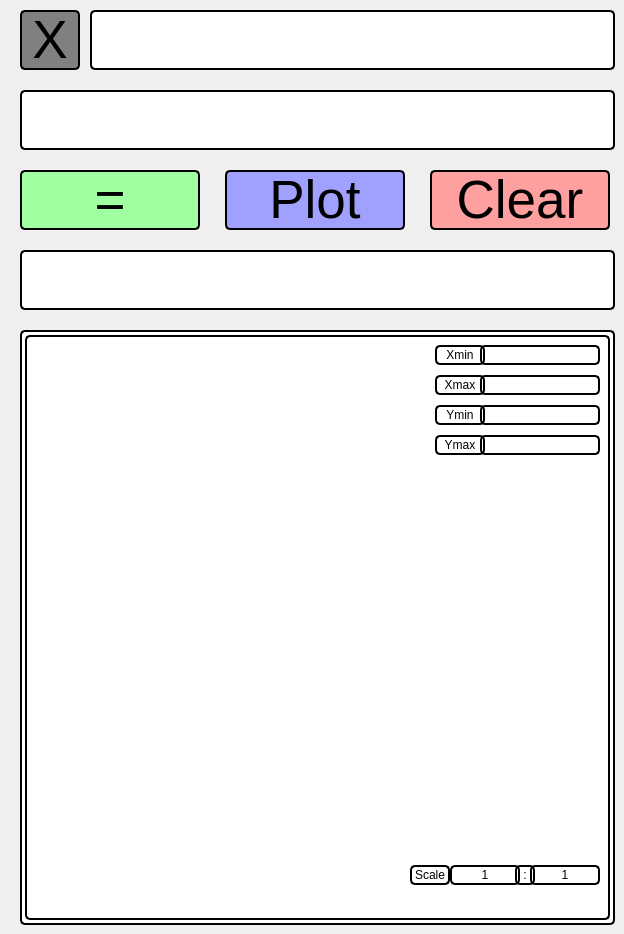
    <widget class="QWidget" name="MainCalculator">
     <property name="styleSheet">
      <string notr="true"># background: #606060;</string>
     </property>
     <attribute name="title">
      <string>Main Calculator</string>
     </attribute>
     <widget class="QLineEdit" name="lineEditMain">
      <property name="geometry">
       <rect>
        <x>20</x>
        <y>90</y>
        <width>595</width>
        <height>60</height>
       </rect>
      </property>
      <property name="sizePolicy">
       <sizepolicy hsizetype="Preferred" vsizetype="Preferred">
        <horstretch>0</horstretch>
        <verstretch>0</verstretch>
       </sizepolicy>
      </property>
      <property name="maximumSize">
       <size>
        <width>595</width>
        <height>60</height>
       </size>
      </property>
      <property name="font">
       <font>
        <family>Arial</family>
        <pointsize>30</pointsize>
        <bold>false</bold>
       </font>
      </property>
      <property name="styleSheet">
       <string notr="true">border: 2px solid black;
background-color: white;
selection-background-color: green;
selection-color: white;
border-radius: 5px;
</string>
      </property>
      <property name="text">
       <string/>
      </property>
      <property name="maxLength">
       <number>255</number>
      </property>
      <property name="alignment">
       <set>Qt::AlignRight|Qt::AlignTrailing|Qt::AlignVCenter</set>
      </property>
      <property name="placeholderText">
       <string comment="0.0" extracomment="0.0"/>
      </property>
     </widget>
     <widget class="QPushButton" name="pushButtonCalc">
      <property name="geometry">
       <rect>
        <x>20</x>
        <y>170</y>
        <width>180</width>
        <height>60</height>
       </rect>
      </property>
      <property name="font">
       <font>
        <family>Arial</family>
        <pointsize>40</pointsize>
        <bold>false</bold>
       </font>
      </property>
      <property name="styleSheet">
       <string notr="true">QPushButton {
	border-radius: 5px;
	border: 2px solid black;
	background-color: #A0FFA0;
}

QPushButton:pressed {
	border: 3px solid black;
	background-color: #00FF00;
	border-radius: 0px;
}</string>
      </property>
      <property name="text">
       <string>=</string>
      </property>
     </widget>
     <widget class="QPushButton" name="pushButtonPlot">
      <property name="geometry">
       <rect>
        <x>225</x>
        <y>170</y>
        <width>180</width>
        <height>60</height>
       </rect>
      </property>
      <property name="font">
       <font>
        <family>Arial</family>
        <pointsize>40</pointsize>
        <bold>false</bold>
       </font>
      </property>
      <property name="styleSheet">
       <string notr="true">QPushButton {
	border-radius: 5px;
	border: 2px solid black;
	background-color: #A0A0FF;
}

QPushButton:pressed {
	border: 3px solid black;
	background-color: #0000FF;
	border-radius: 0px;
}</string>
      </property>
      <property name="text">
       <string>Plot</string>
      </property>
     </widget>
     <widget class="QLineEdit" name="lineEditRes">
      <property name="geometry">
       <rect>
        <x>20</x>
        <y>250</y>
        <width>595</width>
        <height>60</height>
       </rect>
      </property>
      <property name="font">
       <font>
        <family>Arial</family>
        <pointsize>30</pointsize>
        <bold>false</bold>
       </font>
      </property>
      <property name="focusPolicy">
       <enum>Qt::NoFocus</enum>
      </property>
      <property name="styleSheet">
       <string notr="true">QLineEdit {
	border: 2px solid black;
	background-color: white;
	selection-background-color: white;
	border-radius: 5px;
}</string>
      </property>
      <property name="alignment">
       <set>Qt::AlignRight|Qt::AlignTrailing|Qt::AlignVCenter</set>
      </property>
     </widget>
     <widget class="QLineEdit" name="lineEditX">
      <property name="geometry">
       <rect>
        <x>90</x>
        <y>10</y>
        <width>525</width>
        <height>60</height>
       </rect>
      </property>
      <property name="sizePolicy">
       <sizepolicy hsizetype="Preferred" vsizetype="Preferred">
        <horstretch>0</horstretch>
        <verstretch>0</verstretch>
       </sizepolicy>
      </property>
      <property name="maximumSize">
       <size>
        <width>595</width>
        <height>60</height>
       </size>
      </property>
      <property name="font">
       <font>
        <family>Arial</family>
        <pointsize>30</pointsize>
        <bold>false</bold>
       </font>
      </property>
      <property name="styleSheet">
       <string notr="true">QLineEdit {
	border: 2px solid black;
	background-color: white;
	selection-background-color: green;
	selection-color: white;
	border-radius: 5px;
}</string>
      </property>
      <property name="inputMethodHints">
       <set>Qt::ImhPreferNumbers</set>
      </property>
      <property name="text">
       <string/>
      </property>
      <property name="maxLength">
       <number>255</number>
      </property>
      <property name="alignment">
       <set>Qt::AlignRight|Qt::AlignTrailing|Qt::AlignVCenter</set>
      </property>
      <property name="placeholderText">
       <string comment="0.0" extracomment="0.0"/>
      </property>
     </widget>
     <widget class="QLabel" name="labelX">
      <property name="geometry">
       <rect>
        <x>20</x>
        <y>10</y>
        <width>60</width>
        <height>60</height>
       </rect>
      </property>
      <property name="font">
       <font>
        <family>Arial</family>
        <pointsize>40</pointsize>
        <bold>false</bold>
       </font>
      </property>
      <property name="styleSheet">
       <string notr="true">QLabel {
	border: 2px solid black;
	background-color: gray;
	border-radius: 5px;
}</string>
      </property>
      <property name="text">
       <string>X</string>
      </property>
      <property name="alignment">
       <set>Qt::AlignCenter</set>
      </property>
     </widget>
     <widget class="QFrame" name="frame">
      <property name="geometry">
       <rect>
        <x>20</x>
        <y>330</y>
        <width>595</width>
        <height>595</height>
       </rect>
      </property>
      <property name="styleSheet">
       <string notr="true">border: 2px solid black;
border-radius: 5px;
background-color: white;</string>
      </property>
      <property name="frameShape">
       <enum>QFrame::StyledPanel</enum>
      </property>
      <property name="frameShadow">
       <enum>QFrame::Raised</enum>
      </property>
      <widget class="QCustomPlot" name="customPlot" native="true">
       <property name="geometry">
        <rect>
         <x>5</x>
         <y>5</y>
         <width>585</width>
         <height>585</height>
        </rect>
       </property>
       <property name="font">
        <font>
         <family>Arial</family>
        </font>
       </property>
       <property name="styleSheet">
        <string notr="true"/>
       </property>
       <widget class="QLineEdit" name="lineEditXmin">
        <property name="geometry">
         <rect>
          <x>455</x>
          <y>10</y>
          <width>120</width>
          <height>20</height>
         </rect>
        </property>
        <property name="font">
         <font>
          <family>Arial</family>
         </font>
        </property>
        <property name="toolTip">
         <string>-1000000 min</string>
        </property>
        <property name="statusTip">
         <string>-1000000 min</string>
        </property>
        <property name="styleSheet">
         <string notr="true">border-radius: 5px;
background-color: rgba(0, 0, 0, 0);</string>
        </property>
        <property name="alignment">
         <set>Qt::AlignRight|Qt::AlignTrailing|Qt::AlignVCenter</set>
        </property>
       </widget>
       <widget class="QLineEdit" name="lineEditXmax">
        <property name="geometry">
         <rect>
          <x>455</x>
          <y>40</y>
          <width>120</width>
          <height>20</height>
         </rect>
        </property>
        <property name="font">
         <font>
          <family>Arial</family>
         </font>
        </property>
        <property name="toolTip">
         <string>1000000 max</string>
        </property>
        <property name="statusTip">
         <string>1000000 max</string>
        </property>
        <property name="styleSheet">
         <string notr="true">border-radius: 5px;
background-color: rgba(0, 0, 0, 0);</string>
        </property>
        <property name="alignment">
         <set>Qt::AlignRight|Qt::AlignTrailing|Qt::AlignVCenter</set>
        </property>
       </widget>
       <widget class="QLineEdit" name="lineEditYmin">
        <property name="geometry">
         <rect>
          <x>455</x>
          <y>70</y>
          <width>120</width>
          <height>20</height>
         </rect>
        </property>
        <property name="font">
         <font>
          <family>Arial</family>
         </font>
        </property>
        <property name="toolTip">
         <string>-1000000 min</string>
        </property>
        <property name="statusTip">
         <string>-1000000 min</string>
        </property>
        <property name="styleSheet">
         <string notr="true">border-radius: 5px;
background-color: rgba(0, 0, 0, 0);</string>
        </property>
        <property name="alignment">
         <set>Qt::AlignRight|Qt::AlignTrailing|Qt::AlignVCenter</set>
        </property>
       </widget>
       <widget class="QLineEdit" name="lineEditYmax">
        <property name="geometry">
         <rect>
          <x>455</x>
          <y>100</y>
          <width>120</width>
          <height>20</height>
         </rect>
        </property>
        <property name="font">
         <font>
          <family>Arial</family>
         </font>
        </property>
        <property name="toolTip">
         <string>1000000 max</string>
        </property>
        <property name="statusTip">
         <string>1000000 max</string>
        </property>
        <property name="styleSheet">
         <string notr="true">border-radius: 5px;
background-color: rgba(0, 0, 0, 0);</string>
        </property>
        <property name="alignment">
         <set>Qt::AlignRight|Qt::AlignTrailing|Qt::AlignVCenter</set>
        </property>
       </widget>
       <widget class="QLabel" name="labelXmin">
        <property name="geometry">
         <rect>
          <x>410</x>
          <y>10</y>
          <width>50</width>
          <height>20</height>
         </rect>
        </property>
        <property name="styleSheet">
         <string notr="true">border: 0x;
background-color: rgba(0, 0, 0, 0);</string>
        </property>
        <property name="text">
         <string>Xmin</string>
        </property>
        <property name="alignment">
         <set>Qt::AlignCenter</set>
        </property>
       </widget>
       <widget class="QLabel" name="labelXmax">
        <property name="geometry">
         <rect>
          <x>410</x>
          <y>40</y>
          <width>50</width>
          <height>20</height>
         </rect>
        </property>
        <property name="styleSheet">
         <string notr="true">border: 0x;
background-color: rgba(0, 0, 0, 0);</string>
        </property>
        <property name="text">
         <string>Xmax</string>
        </property>
        <property name="alignment">
         <set>Qt::AlignCenter</set>
        </property>
       </widget>
       <widget class="QLabel" name="labelYmin">
        <property name="geometry">
         <rect>
          <x>410</x>
          <y>70</y>
          <width>50</width>
          <height>20</height>
         </rect>
        </property>
        <property name="styleSheet">
         <string notr="true">border: 0x;
background-color: rgba(0, 0, 0, 0);</string>
        </property>
        <property name="text">
         <string>Ymin</string>
        </property>
        <property name="alignment">
         <set>Qt::AlignCenter</set>
        </property>
       </widget>
       <widget class="QLabel" name="labelYmax">
        <property name="geometry">
         <rect>
          <x>410</x>
          <y>100</y>
          <width>50</width>
          <height>20</height>
         </rect>
        </property>
        <property name="styleSheet">
         <string notr="true">border: 0x;
background-color: rgba(0, 0, 0, 0);
</string>
        </property>
        <property name="text">
         <string>Ymax</string>
        </property>
        <property name="alignment">
         <set>Qt::AlignCenter</set>
        </property>
       </widget>
       <widget class="QLabel" name="labelScale">
        <property name="geometry">
         <rect>
          <x>385</x>
          <y>530</y>
          <width>40</width>
          <height>20</height>
         </rect>
        </property>
        <property name="font">
         <font>
          <family>Arial</family>
         </font>
        </property>
        <property name="styleSheet">
         <string notr="true">border: 0x;
background-color: rgba(0, 0, 0, 0);
</string>
        </property>
        <property name="text">
         <string>Scale</string>
        </property>
        <property name="alignment">
         <set>Qt::AlignCenter</set>
        </property>
       </widget>
       <widget class="QLabel" name="labelScaleAux">
        <property name="geometry">
         <rect>
          <x>490</x>
          <y>530</y>
          <width>20</width>
          <height>20</height>
         </rect>
        </property>
        <property name="font">
         <font>
          <family>Arial</family>
         </font>
        </property>
        <property name="styleSheet">
         <string notr="true">border: 0x;
background-color: rgba(0, 0, 0, 0);
</string>
        </property>
        <property name="text">
         <string>:</string>
        </property>
        <property name="alignment">
         <set>Qt::AlignCenter</set>
        </property>
       </widget>
       <widget class="QLabel" name="labelScaleX">
        <property name="geometry">
         <rect>
          <x>425</x>
          <y>530</y>
          <width>70</width>
          <height>20</height>
         </rect>
        </property>
        <property name="font">
         <font>
          <family>Arial</family>
         </font>
        </property>
        <property name="styleSheet">
         <string notr="true">border-radius: 5px;
background-color: rgba(0, 0, 0, 0);</string>
        </property>
        <property name="text">
         <string>1</string>
        </property>
        <property name="alignment">
         <set>Qt::AlignCenter</set>
        </property>
       </widget>
       <widget class="QLabel" name="labelScaleY">
        <property name="geometry">
         <rect>
          <x>505</x>
          <y>530</y>
          <width>70</width>
          <height>20</height>
         </rect>
        </property>
        <property name="font">
         <font>
          <family>Arial</family>
         </font>
        </property>
        <property name="styleSheet">
         <string notr="true">border-radius: 5px;
background-color: rgba(0, 0, 0, 0);</string>
        </property>
        <property name="text">
         <string>1</string>
        </property>
        <property name="alignment">
         <set>Qt::AlignCenter</set>
        </property>
       </widget>
      </widget>
     </widget>
     <widget class="QPushButton" name="pushButtonClear">
      <property name="geometry">
       <rect>
        <x>430</x>
        <y>170</y>
        <width>180</width>
        <height>60</height>
       </rect>
      </property>
      <property name="font">
       <font>
        <family>Arial</family>
        <pointsize>40</pointsize>
        <bold>false</bold>
       </font>
      </property>
      <property name="styleSheet">
       <string notr="true">QPushButton {
	border-radius: 5px;
	border: 2px solid black;
	background-color: #FFA0A0;
}

QPushButton:pressed {
	border: 3px solid black;
	background-color: #FF0000;
	border-radius: 0px;
}</string>
      </property>
      <property name="text">
       <string>Clear</string>
      </property>
     </widget>
    </widget>
